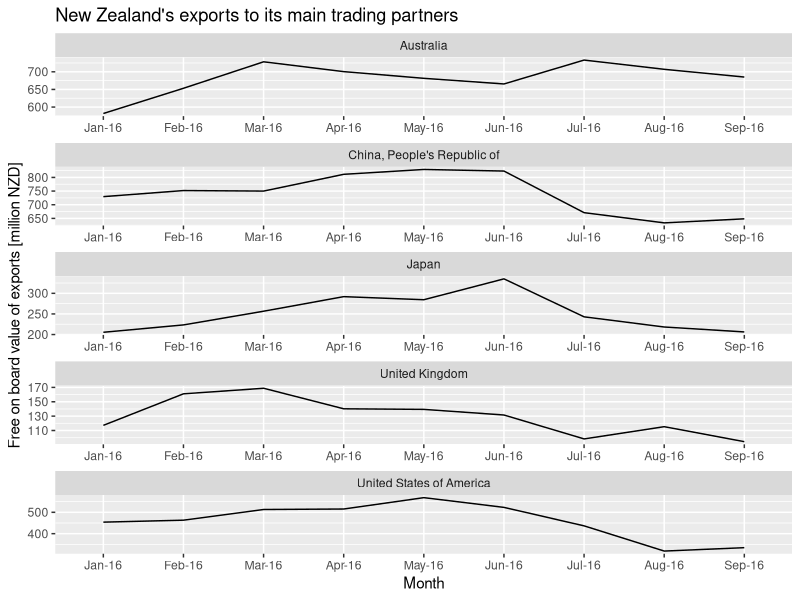

Write R code to recreate this figure.
library("tidyverse")

months <- c("Jan-16", "Feb-16", "Mar-16", "Apr-16", "May-16",
            "Jun-16", "Jul-16", "Aug-16", "Sep-16")

# Data source: Stats NZ
exports <- read_csv("exports.csv") %>%
  rename(Country=`Country of Destination`) %>%
  filter(grepl("16", Period)) %>%
  mutate(
    Period=factor(Period, months),
    Value = Value / 1000000
  ) %>%
  arrange(Period)

ggplot(data=exports) +
  geom_line(mapping = aes(Period,Value,group = Country)) +
  facet_wrap(~ Country, ncol=1, scales="free") +
  ylab("Free on board value of exports [million NZD]") +
  xlab("Month") +
  labs(title="New Zealand's exports to its main trading partners")